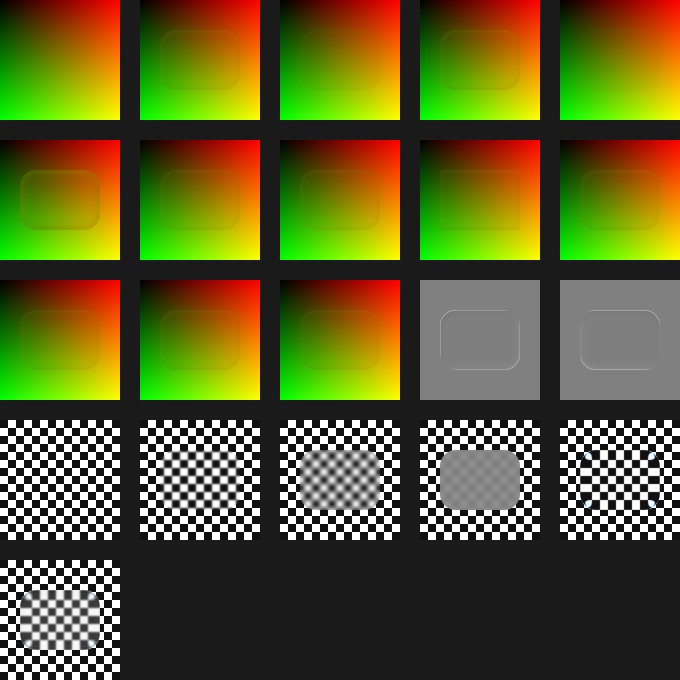
#> input picture research/calib/figma-board-checker.png, 1360 x 1360 px (shown at 1/2 size)
$ python fit.py figma-board-checker.png
#> lines starting #> are read from the running program, lines starting #| are printed output that depends on the picture
### research/calib/model.py
import sys, numpy as np
from PIL import Image

def linstep(a, b, x): return np.clip((x - a) / max(1e-5, b - a), 0, 1)

def sdf_round_box(px, py, hx, hy, r):
    r = min(r, hx, hy)
    qx, qy = np.abs(px) - (hx - r), np.abs(py) - (hy - r)
    return np.hypot(np.maximum(qx, 0), np.maximum(qy, 0)) + np.minimum(np.maximum(qx, qy), 0) - r

def normal(px, py, hx, hy, rad, bevel):
    r = min(hx, hy, rad)
    rfx, rfy = np.abs(px) - (hx - r), np.abs(py) - (hy - r)
    inner = np.maximum(rfx, rfy) <= -bevel * (1.0 if bevel >= rad else 0.0)
    sh = np.maximum(-np.minimum(rfx, rfy), 0)
    rx, ry = rfx + sh, rfy + sh
    l = np.hypot(rx, ry); l = np.where(l > 1e-10, l, 1)
    nx, ny = rx / l * np.sign(px), ry / l * np.sign(py)
    nx[inner] = 0; ny[inner] = 0
    return nx, ny

def displacement(w, h, radius, P):
    """Figma glass offset field (node px). P: dict with refr, dist, bevel, splay."""
    ys, xs = np.mgrid[0:h, 0:w] + 0.5
    hx, hy = w / 2, h / 2
    px, py = xs - hx, ys - hy
    sdf = sdf_round_box(px, py, hx, hy, radius)
    dist, bevel, I = P['dist'], P['bevel'], P['refr']
    sg = linstep(-dist - bevel, -bevel, sdf)
    si = 0.999 * dist
    sj = np.clip(sg ** 3.5 * dist * I, -si, si)
    sk = I * 0.2 * si
    sl = linstep(-bevel - 1e-4, -bevel * 0.3, sdf)
    nx, ny = normal(px, py, hx, hy, max(radius, max(bevel, dist)), bevel)
    l = np.hypot(px, py); l = np.where(l > 1e-10, l, 1)
    s = P.get('splay', 0)
    mx, my = nx * (1 - s) + px / l * s, ny * (1 - s) + py / l * s
    mag = sj * (1 - sl) + sk * sl
    return -mx * mag, -my * mag, sdf

# [31 lines left out: functions gblur, bilinear, render, not called in this run]

### research/calib/fit.py
import sys, itertools, numpy as np
from PIL import Image
sys.path.insert(0, sys.path[0])
from model import displacement
im = np.asarray(Image.open(sys.argv[1]).convert('RGB')).astype(float)
def cell(i):
#> called with i = 0
    c, r = i % 5, i // 5
    return im[r*280:r*280+240, c*280:c*280+240]
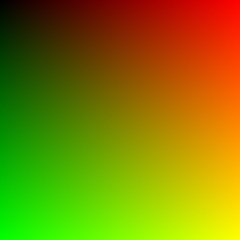
#> returned value: shape (240, 240, 3) float64; mean of channels 0, 1, 2 127.9, 127.8, 1; drawn as R, G, B
bg = cell(0)
# channel value -> coordinate via backdrop profiles
Rx = bg[:, :, 0].mean(0); Gy = bg[:, :, 1].mean(1)
#> after `Rx = bg[:, :, 0].mean(0)`: Rx = 240 values from 1.05 to 254.2
#> after `Gy = bg[:, :, 1].mean(1)`: Gy = 240 values from 1.09 to 254.3
xs = np.arange(240) + 0.5
def inv(prof, v): return np.interp(v, prof, xs)
def measured(i):
    c = cell(i)[60:180, 40:200]
    sx, sy = inv(Rx, c[..., 0]), inv(Gy, c[..., 1])
    gy, gx = np.mgrid[0:120, 0:160] + 0.5
    return sx - (gx + 40), sy - (gy + 60)
cases = {1: dict(refr=.8, dist=20, splay=0, rad=32), 2: dict(refr=.4, dist=20, splay=0, rad=32),
         3: dict(refr=1, dist=20, splay=0, rad=32), 4: dict(refr=.8, dist=8, splay=0, rad=32),
         5: dict(refr=.8, dist=40, splay=0, rad=32), 6: dict(refr=.8, dist=20, splay=.5, rad=32),
         7: dict(refr=.8, dist=20, splay=1, rad=32), 8: dict(refr=.8, dist=20, splay=0, rad=0)}
def err(i, k_refr, k_dist, bevel, show=False):
    P = dict(cases[i]); rad = P.pop('rad')
    P['refr'] *= k_refr; P['dist'] *= k_dist; P['bevel'] = bevel
    dx, dy, sdf = displacement(160, 120, rad, P)
    mx, my = measured(i)
    m = sdf < -0.5
    e = np.hypot(dx - mx, dy - my)[m]
    if show:
        print(f'case {i}: mean err {e.mean():.3f}px  p95 {np.percentile(e,95):.3f}  max {e.max():.2f}')
        print('  row 60 x0..24 meas:', np.round(mx[60, :24], 1))
        print('  row 60 x0..24 model:', np.round(dx[60, :24], 1))
    return e.mean()
best = None
for kr, kd, bv in itertools.product([0.5, .8, 1, 1.25, 1.5, 2, 2.5, 3], [0.5, .75, 1, 1.25, 1.5, 2], [0.5, 1, 2, 4, 8]):
    s = sum(err(i, kr, kd, bv) for i in cases)
    if best is None or s < best[0]: best = (s, kr, kd, bv)
#> this loop made 240 passes
#> s on passes 1 to 8: 24.84, 24.45, 23.9, 23.15, 22.19, 22.13, 21.56, 20.77
#> s on pass 10: 0.5
#> pass 1, in measured, `c = cell(i)[60:180, 40:200]`:
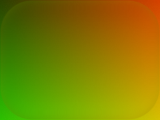
#> c: shape (120, 160, 3) float64; mean of channels 0, 1, 2 127.3, 127.3, 1; drawn as R, G, B
#> pass 1, in measured, `sx, sy = inv(Rx, c[..., 0]), inv(Gy, c[..., 1])`:
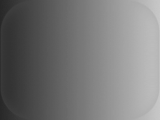
#> sx: shape (120, 160) float64; min 40.21, max 200.8, mean 119.4
#> pass 1, in measured, `sx, sy = inv(Rx, c[..., 0]), inv(Gy, c[..., 1])`:
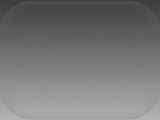
#> sy: shape (120, 160) float64; min 60.07, max 180, mean 119.5
#> pass 1, in err, `mx, my = measured(i)`:
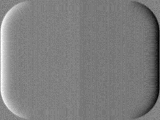
#> mx: shape (120, 160) float64; min -16.65, max 15.95, mean -0.581; drawn with min black and max white
print('best', best)
_, kr, kd, bv = best
for i in cases: err(i, kr, kd, bv, show=True)
#> this loop made 8 passes
#> (printed output is left out)
#> pass 1, in err (call 1921), `mx, my = measured(i)`:
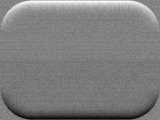
#> my: shape (120, 160) float64; min -16.19, max 15.46, mean -0.525; drawn with min black and max white
